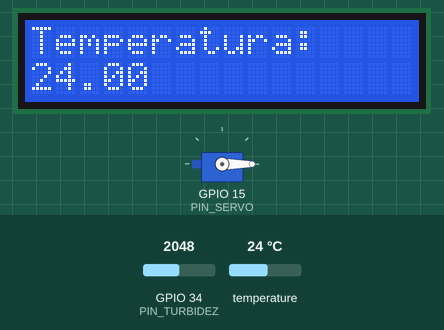
Recording of a sketch running on a simulated ESP32. Parts: 16×2 character LCD, servo. Inputs (shaded band) come from the test bench; at power-on: GPIO 34 (PIN_TURBIDEZ) = 2048, temperature 24 °C. WiFi joins after 1.5 s; servers stay silent unless stated; uploads are accepted with an empty reply; what the sketch prints to the serial monitor is not drawn.

Above: at 2.9 s.
At 7.9 s:
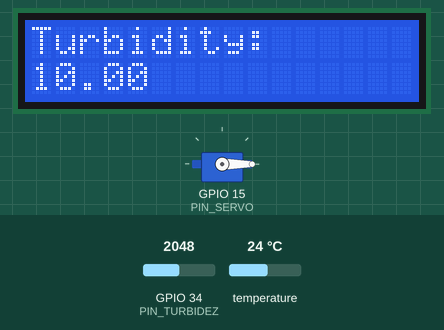
At 30.3 s:
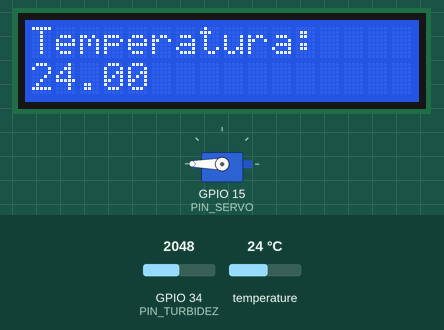
At 35.3 s:
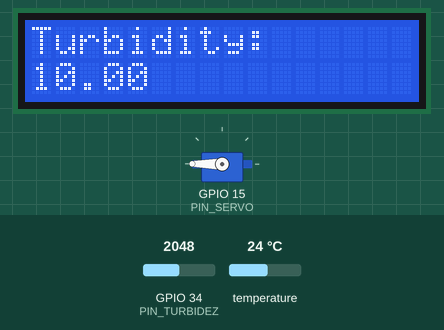
Timing chart, 0 to 36.8 s (numbered marks = the images above):
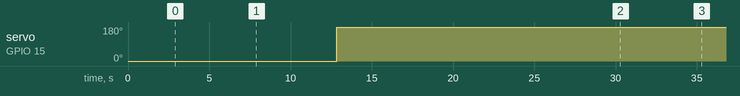

The sketch:

prueba_final.ino
```cpp
#include <OneWire.h>
#include <DallasTemperature.h>
#include <ESP32Time.h>
#include <LiquidCrystal.h>
#include <ESP32Servo.h>
#include <WiFi.h>
#include <HTTPClient.h>

//********************* Configuración de pines *********************//
#define PIN_TEMPERATURA 32
int PIN_TURBIDEZ = 34;
#define PIN_SERVO 15

//********************* Temperatura *********************//
OneWire ourWire(PIN_TEMPERATURA);
DallasTemperature sensors(&ourWire);

//*********************** Tiempo ***************************//
LiquidCrystal lcd(22, 23, 5, 18, 19, 21);
ESP32Time tM;

//************* Motor *************//
Servo servoMotor;

//********************* Variables globales *********************//
float temperatura;
float turbidez;
int angle;
int pwmSignal = 1500;

bool moviendoPositivo = true;
int n = 0;

//************* Subir Datos *************//
// Replace with your netwocrk credentials
const char* ssid = "manuRed";
const char* password = "123456789";

// Your API endpoint
const char* serverNameTemp = "https://pescera.onrender.com/temperature";
const char* serverNameTurb = "https://pescera.onrender.com/turbidity";
const char* serverNameFood = "https://pescera.onrender.com/food";

  //************* Funciones *************//
  // para subir los datos
  void enviarDatosAlServidor() {
  if (WiFi.status() != WL_CONNECTED) {
    Serial.println("WiFi desconectado, intentando reconectar...");
    WiFi.begin(ssid, password);
    delay(5000); // Esperar para reconexión
    if (WiFi.status() != WL_CONNECTED) {
      Serial.println("No se pudo reconectar al WiFi");
      return; // Salir de la función si no se conecta
    }
  }

  HTTPClient http;

  // Función modular para enviar datos
  auto enviarHTTP = [&](const char* serverName, const String& payload) {
    http.begin(serverName);
    http.addHeader("Content-Type", "application/json");
    int httpResponseCode = http.POST(payload);

    if (httpResponseCode > 0) {
      Serial.printf("Código de respuesta: %d\n", httpResponseCode);
      String response = http.getString();
      Serial.println("Respuesta del servidor: " + response);
    } else {
      Serial.printf("Error al enviar la solicitud: %s\n", http.errorToString(httpResponseCode).c_str());
    }

    http.end();
  };

  // Datos de temperatura
  String temperatureData = "{\"temperatura\": " + String(temperatura) + "}";
  enviarHTTP(serverNameTemp, temperatureData);

  // Datos de turbidez
  String turbidityData = "{\"turbidez\": " + String(turbidez) + "}";
  enviarHTTP(serverNameTurb, turbidityData);

  // Datos del motor
    String motorData = "{\"motor\": " + String(angle) + "}";
    Serial.print("Angulo: ");
    Serial.println(angle);
    enviarHTTP(serverNameFood, motorData);
}

//********************* Setup *********************//
void setup() {
  Serial.begin(9600);

  WiFi.begin(ssid, password);

  // Connect to Wi-Fi
  while (WiFi.status() != WL_CONNECTED) {
    delay(1000);
    Serial.println("Connecting to WiFi...");
  }

  Serial.println("Connected to WiFi");

  // Inicializar sensores
  sensors.begin();
  lcd.begin(16, 2);

  // Inicializar servo
  servoMotor.attach(PIN_SERVO);
  servoMotor.write(0);
}

//********************* Loop *********************//
void loop() {
  lcd.clear();

  //******************** temperatura ***********************//
  sensors.requestTemperatures();   //Se envía el comando para leer la temperatura
  temperatura = sensors.getTempCByIndex(0); //Se obtiene la temperatura en ºC
  Serial.print("TEMPERATURA");
  Serial.println(temperatura);

  lcd.setCursor(0, 0); lcd.print("Temperatura:");
  lcd.setCursor(0, 2); lcd.print(temperatura);
  delay(5000);
  lcd.clear();
  ////////////////////////////////////////////////////////////

  //******************** Turbidez ***********************//
  int sensorValue = analogRead(PIN_TURBIDEZ);
  Serial.println("Turbidez");
  Serial.println(sensorValue);
  turbidez = sensorValue * (5.0 / 1024.0);
  Serial.println("Turbidez converted");
  Serial.println(turbidez);

  lcd.setCursor(0, 0); lcd.print("Turbidity:");
  lcd.setCursor(0, 2); lcd.print(turbidez);
  delay(5000);
  lcd.clear();
  ////////////////////////////////////////////////////////

  //******************** Motor ***********************//

  for (int i = 0; i <= 360; i++) {
    servoMotor.write(i);
    n = i;
  }

  angle = n;
  delay(10000);

  ////////////////////////////////////////////////////////

  enviarDatosAlServidor();
  delay(6000); // Send data every 6 seconds
}
```

Measured:
- by itself, servo on GPIO 15 (PIN_SERVO): 0° → 180° at 12.9 s
- what the display in image 0 shows lasts 5.1 s, from 2.8 s to 7.9 s
